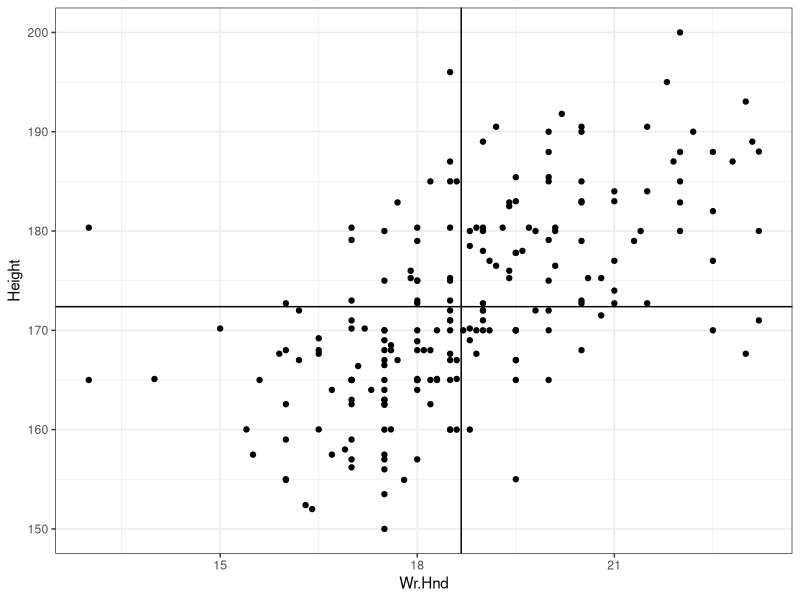
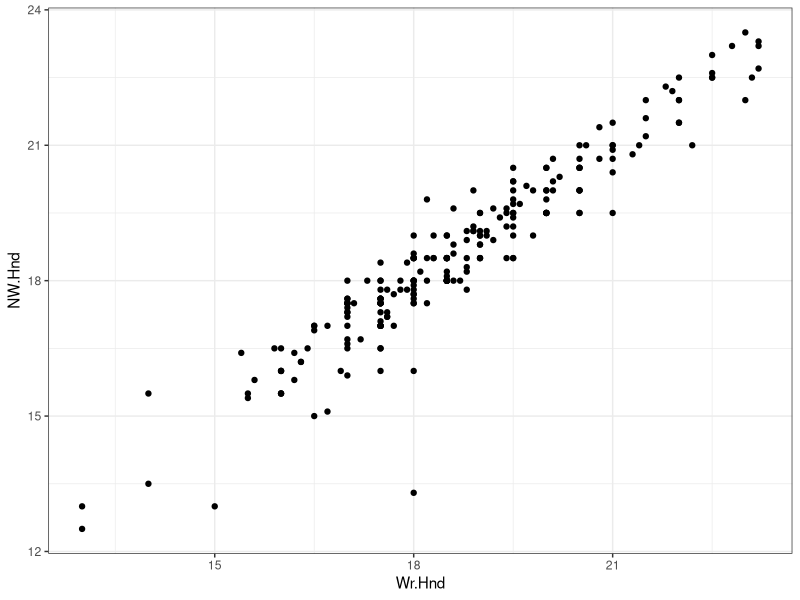
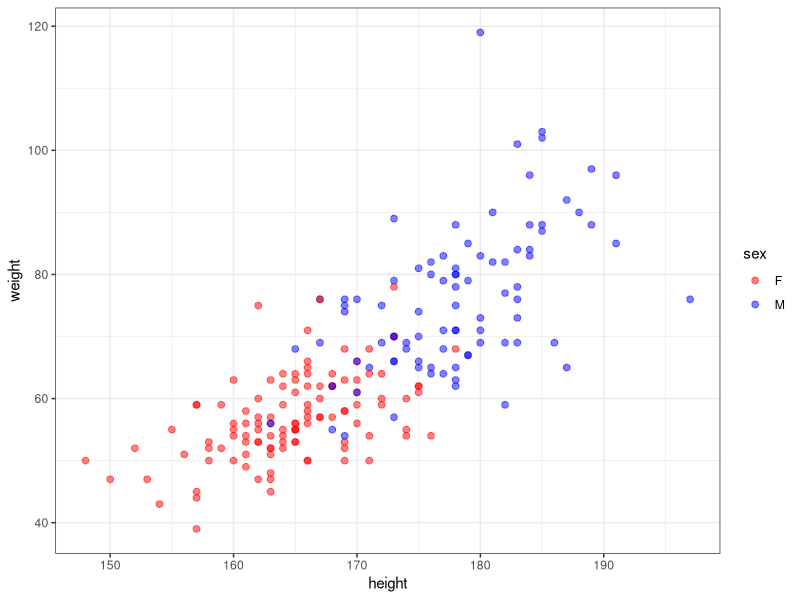
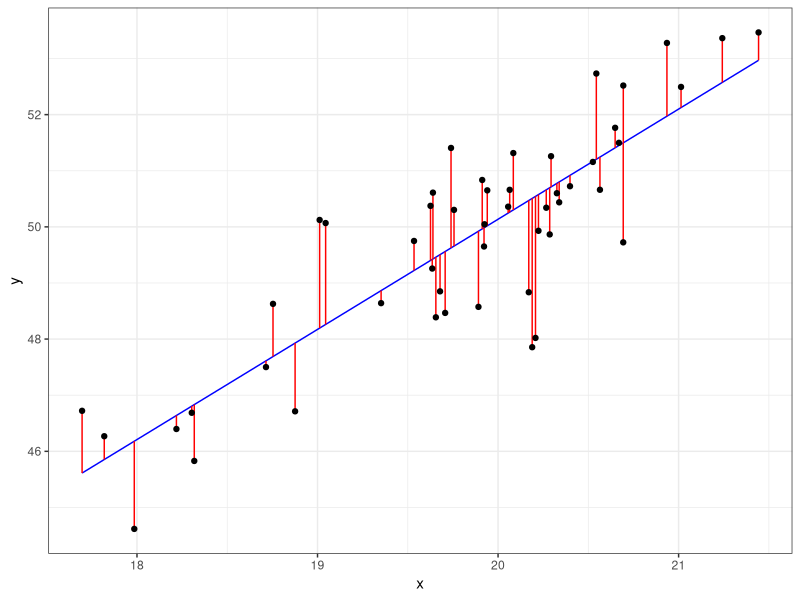
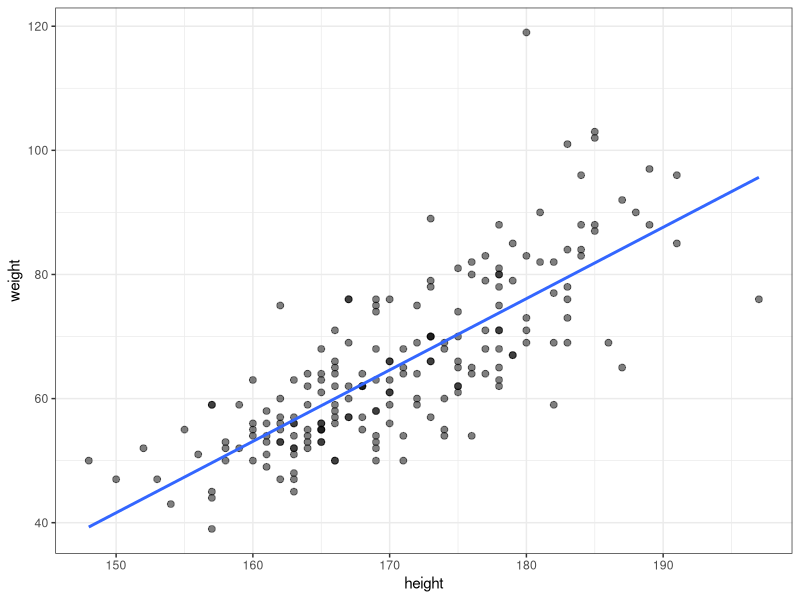
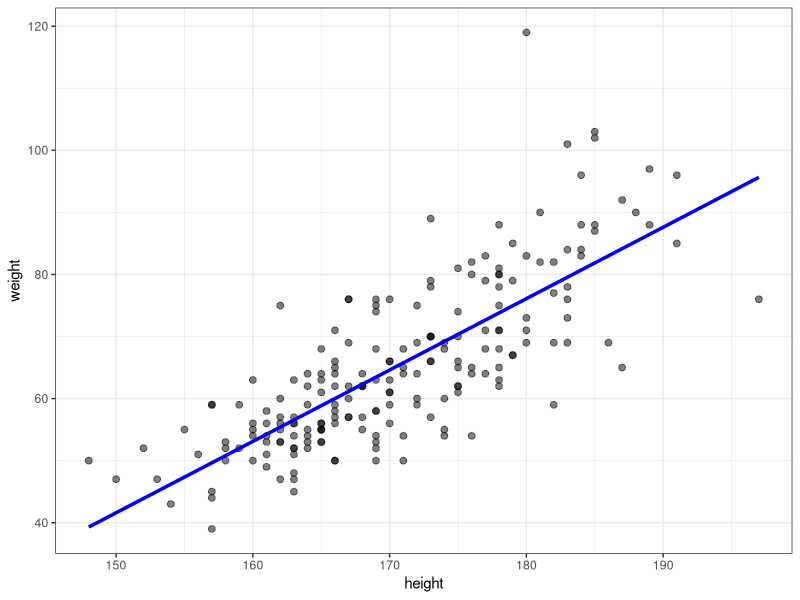
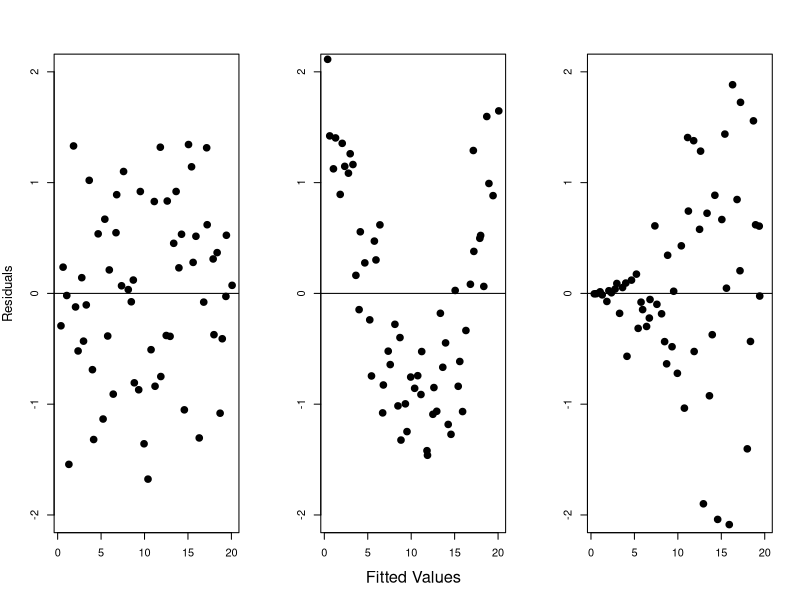
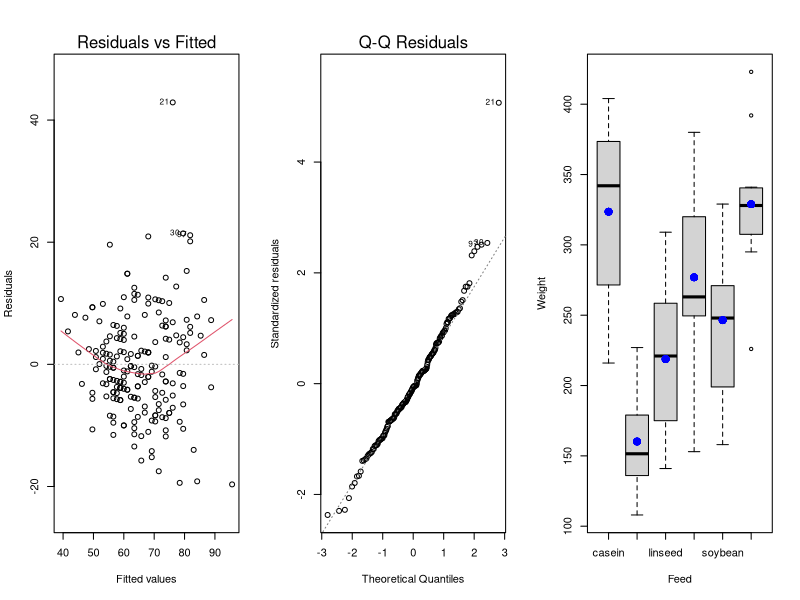

The R script that drew these images, in order:
## ---- chunk 1
library(knitr)
knit_hooks$set(small.mar = function(before, options, envir) {
    if (before) par(mar = c(4, 4, .1, .1))  # smaller margin on top and right
})
opts_chunk$set(fig.align="center", fig.height=5.5, fig.width=6.75, collapse=TRUE, comment="", prompt=TRUE, small.mar=TRUE)
options(width=63)
library("ggplot2")
theme_set(theme_bw())
library("dplyr")
library("broom")
set.seed(201)
## ---- chunk 2
library("MASS")
data("survey", package="MASS")
## ---- chunk 3
ggplot(data = survey, mapping=aes(x=Wr.Hnd, y=Height)) +
  geom_point() + geom_vline(xintercept=mean(survey$Wr.Hnd, na.rm=TRUE)) +
  geom_hline(yintercept=mean(survey$Height, na.rm=TRUE))
## ---- chunk 4
str(cor.test)
## ---- chunk 5
cor.test(x=survey$Wr.Hnd, y=survey$Height)
## ---- chunk 6
r <- cor(survey$Wr.Hnd, survey$Height, 
    use="pairwise.complete.obs")
df <- sum(complete.cases(survey[,c("Wr.Hnd", "Height")]))-2
# dplyr way to get df:
# df <- (survey %>% select(Wr.Hnd, Height) %>% 
#        na.omit() %>% nrow())-2 

tstat <- r/sqrt((1 - r^2)/df)
tstat

pvalue <- 2*pt(q=-abs(tstat), df=df)
pvalue
## ---- chunk 7
ggplot(data = survey) +
  geom_point(aes(x=Wr.Hnd, y=NW.Hnd))
## ---- chunk 8
cor.test(x=survey$Wr.Hnd, y=survey$NW.Hnd)
## ---- chunk 9
library("car")
data("Davis", package="car")
## ---- chunk 10
htwt <- tbl_df(Davis)
htwt[12,c(2,3)] <- htwt[12,c(3,2)]
head(htwt)
## ---- chunk 11
ggplot(htwt) + 
  geom_point(aes(x=height, y=weight, color=sex), size=2, alpha=0.5) +
  scale_color_manual(values=c("red", "blue"))
## ---- chunk 12
cor.test(x=htwt$height, y=htwt$weight)
## ---- chunk 13
cor.test(x=Davis$height, y=Davis$weight)
## ---- chunk 14
cor.test(x=Davis$height, y=Davis$weight, method="spearman")
## ---- chunk 15
htwt %>% filter(sex=="F") %>%  
  cor.test(~ height + weight, data = .)
## ---- chunk 16
htwt %>% filter(sex=="M") %>%  
  cor.test(~ height + weight, data = .)
## ---- chunk 17
set.seed(201)
x <- rnorm(50) + 20
y <- 10 + 2*x + rnorm(50)
f <- lm(y ~ x)

df <- data.frame(x=x, y=y, f=f$fitted.values, 
                 lower=pmin(y, f$fitted.values), 
                 upper=pmax(y, f$fitted.values))

ggplot(df) + 
  geom_line(aes(x, f), color="blue") + 
  geom_linerange(aes(x=x, ymin=lower, ymax=upper), color="red") +
  geom_point(aes(x,y)) +
  labs(x="x", y="y")
## ---- chunk 18
ggplot(data=htwt, mapping=aes(x=height, y=weight)) + 
  geom_point(size=2, alpha=0.5) +
  geom_smooth(method="lm", se=FALSE, formula=y~x)
## ---- chunk 19
beta1 <- cor(htwt$height, htwt$weight) * 
               sd(htwt$weight) / sd(htwt$height)
beta1

beta0 <- mean(htwt$weight) - beta1 * mean(htwt$height)
beta0

yhat <- beta0 + beta1 * htwt$height
## ---- chunk 20
df <- data.frame(htwt, yhat=yhat)
ggplot(data=df) + geom_point(aes(x=height, y=weight), size=2, alpha=0.5) +
  geom_line(aes(x=height, y=yhat), color="blue", size=1.2)
## ---- chunk 21
myfit <- lm(weight ~ height, data=htwt)
myfit
## ---- chunk 22
class(myfit)
is.list(myfit)
names(myfit)
## ---- chunk 23
summary(myfit)
## ---- chunk 24
mysummary <- summary(myfit)
names(mysummary)
## ---- chunk 25
library(broom)
tidy(myfit)
## ---- chunk 26
par(mfrow=c(1,3))
set.seed(777)
n <- 60
x <- (1:n) * (20/n) + rnorm(n, sd=0.1)
y1 <- rnorm(n); y1 <- y1 - mean(y1)
y2 <- rnorm(n) + 0.07*(x-10.5)^2; y2 <- y2 - mean(y2); y2 <- y2/sd(y2)
y3 <- rnorm(n); y3 <- y3 - mean(y3)
y3 <- x^(1.5)*y3; y3 <- y3/sd(y3)
plot(x, y1, xlab=" ", ylab="Residuals", pch=20, cex=2,
     ylim=c(-2,2), cex.lab=1.2); abline(h=0)
plot(x, y2, xlab="Fitted Values", ylab=" ", pch=20, cex=2, 
     ylim=c(-2,2), cex.lab=1.5); abline(h=0)
plot(x, y3, xlab=" ", ylab=" ", pch=20, cex=2, 
     ylim=c(-2,2)); abline(h=0)
## ---- chunk 27
plot(myfit, which=1)
## ---- chunk 28
plot(myfit, which=2)
## ---- chunk 29
summary(myfit)$r.squared

var(myfit$fitted.values)/var(htwt$weight)
## ---- chunk 30
data("chickwts", package="datasets")
head(chickwts)
summary(chickwts$feed)
## ---- chunk 31
chick_fit <- lm(weight ~ feed, data=chickwts)
summary(chick_fit)
## ---- chunk 32
plot(chickwts$feed, chickwts$weight, xlab="Feed", ylab="Weight")
points(chickwts$feed, chick_fit$fitted.values, col="blue", pch=20, cex=2)
## ---- chunk 33
anova(chick_fit)
## ---- chunk 34
n <- length(chick_fit$residuals) # n <- 71
(n-1)*var(chick_fit$fitted.values)
(n-1)*var(chick_fit$residuals)
(n-1)*var(chickwts$weight) # sum of above two quantities
(231129/5)/(195556/65) # F-statistic
## ---- chunk 35
levels(chickwts$feed)
head(chickwts, n=3)
tail(chickwts, n=3)
x <- model.matrix(weight ~ feed, data=chickwts)
dim(x)
## ---- chunk 36
head(x)
## ---- chunk 37
tail(x)
## ---- chunk 38
chick_fit$fitted.values %>% round(digits=4) %>% unique()
## ---- chunk 39
chickwts %>% group_by(feed) %>% summarize(mean(weight))
## ---- chunk 40
summary(lm(weight ~ height + sex, data=htwt))
## ---- chunk 41
lm(weight ~ height + sex, data=htwt)
## ---- chunk 42
htwt <- htwt %>% mutate(height2 = height^2)
summary(lm(weight ~ height + height2, data=htwt))
## ---- chunk 43
summary(lm(weight ~ height + sex + height:sex, data=htwt))
## ---- chunk 44
f1 <- lm(weight ~ height, data=htwt)
f2 <- lm(weight ~ height + sex, data=htwt)
f3 <- lm(weight ~ height + sex + height:sex, data=htwt)

fits <- data.frame(height=htwt$height, weight=htwt$weight, 
                   f1=f1$fitted.values, f2=f2$fitted.values,
                   f3=f3$fitted.values, sex=htwt$sex)

ggplot(data = fits) +
  geom_line(aes(x=height, y=f1), color="black", size=1.5, alpha=0.5) + 
  geom_line(aes(x=height, y=f2, color=sex), linetype=2, size=1.5, alpha=0.5) + 
  geom_line(aes(x=height, y=f3, color=sex), size=1.5, alpha=0.5) + 
  geom_point(aes(x=height, y=weight, color=sex)) +
  scale_color_manual(values = c("red", "blue")) + 
  labs(x="height", y="weight")
## ---- chunk 45
f1 <- lm(weight ~ height, data=htwt)
f2 <- lm(weight ~ height + sex, data=htwt)
f3 <- lm(weight ~ height + sex + height:sex, data=htwt)
## ---- chunk 46
anova(f1, f2)
## ---- chunk 47
tidy(f2)
## ---- chunk 48
anova(f1, f2)
## ---- chunk 49
n <- nrow(htwt)
ss1 <- (n-1)*var(f1$residuals)
ss1
ss2 <- (n-1)*var(f2$residuals)
ss2
((ss1 - ss2)/anova(f1, f2)$Df[2])/(ss2/f2$df.residual)
## ---- chunk 50
anova(f1, f3)
## ---- chunk 51
anova(f1, f2, f3)
## ---- chunk 52
data("diamonds", package="ggplot2")
head(diamonds)
## ---- chunk 53
ggplot(data = diamonds) +
  geom_point(mapping=aes(x=carat, y=price, color=clarity), alpha=0.3)
## ---- chunk 54
diam_fit <- lm(price ~ carat + clarity, data=diamonds)
anova(diam_fit)
## ---- chunk 55
plot(diam_fit, which=1)
## ---- chunk 56
plot(diam_fit, which=2)
## ---- chunk 57
ggplot(data = diamonds) +
  geom_point(aes(x=carat, y=price, color=clarity), alpha=0.3) +
  scale_y_log10(breaks=c(1000,5000,10000)) + 
  scale_x_log10(breaks=1:5)
## ---- chunk 58
diamonds <- mutate(diamonds, log_price = log(price, base=10), 
                   log_carat = log(carat, base=10))
ldiam_fit <- lm(log_price ~ log_carat + clarity, data=diamonds)
anova(ldiam_fit)
## ---- chunk 59
plot(ldiam_fit, which=1)
## ---- chunk 60
plot(ldiam_fit, which=2)
## ---- chunk 61
sessionInfo()
